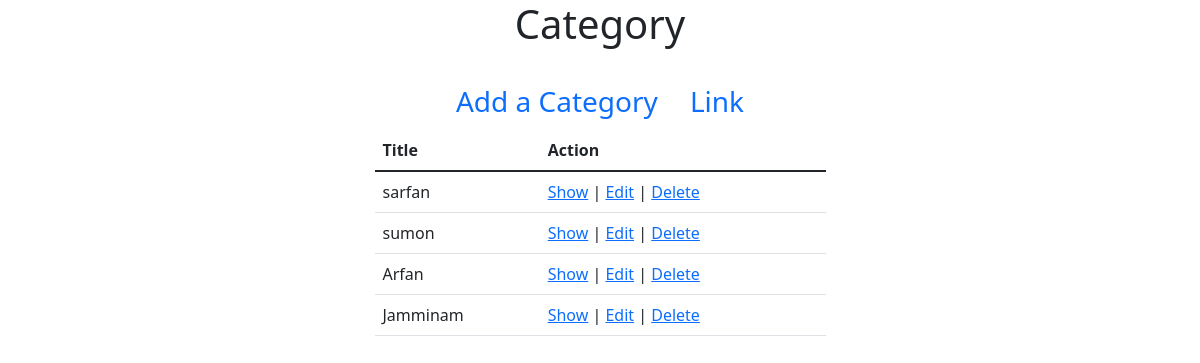
/admin/Categorys/index.php, run on the app's committed database.
### tables this page shows
CREATE TABLE `category` (
  `id` int(11) NOT NULL,
  `name` varchar(255) NOT NULL,
  `link` varchar(255) NOT NULL,
  `created_at` datetime NOT NULL DEFAULT CURRENT_TIMESTAMP,
  `modified_at` datetime NOT NULL DEFAULT CURRENT_TIMESTAMP
);

### src/Category.php (called while the page is built, shortened)
<?php
class Category{
    public $conn = null;
    public function __construct()
    {
        $this->conn = new PDO("mysql:host=localhost;dbname=ecommerce",
            'root', '');
        $this->conn->setAttribute(PDO::ATTR_ERRMODE,
            PDO::ERRMODE_EXCEPTION);
    }
    public function index(){
        $query = "SELECT * FROM `category`";
        $stmt = $this->conn->prepare($query);
        $result = $stmt->execute();
        $categorys = $stmt->fetchAll();
        return $categorys;
    }
}
?>

### admin/Categorys/index.php (the view, shortened to what this page needs)
<?php
$_category = new Category();
$categorys = $_category->index();
?>
<!doctype html>
<html lang="en">
<head>
    <link href="https://cdn.jsdelivr.net/npm/bootstrap@5.1.3/dist/css/bootstrap.min.css" rel="stylesheet">
</head>
<body>
<section>
    <div class="container">
        <div class="row justify-content-center">
            <div class="col-md-5">
                <h1 class="text-center mb-4">Category</h1>
                <ul class="nav justify-content-center fs-3">
                    <li class="nav-item">
                        <a class="nav-link active" aria-current="page" href="create.php">
                            Add a Category
                        </a>
                    </li>
                    <li class="nav-item">
                        <a class="nav-link" href="#">Link</a>
                    </li>
                </ul>
                <table class="table">
                    <thead>
                    <tr>
                        <th scope="col">Title</th>
                        <th scope="col">Action</th>
                    </tr>
                    </thead>
                    <tbody>
                    <?php
                    if (count($categorys) > 0):
                        foreach ($categorys as $category):
                            ?>
                            <tr>
                                <td><?= $category['name']?></td>
                                <td><a href="show.php?id=<?=$category['id'];?>">Show</a>
                                    |
                                    <a href="edit.php?id=<?=$category['id'];?>">Edit</a>
                                    |
                                    <a href="delete.php?id=<?=$category['id'];?>"
                                       onclick="return confirm('Are you sure you want to delete?')">
                                        Delete
                                    </a>
                                </td>
                            </tr>
                        <?php
                        endforeach;
                    endif;
                    ?>
                    </tbody>
                </table>
            </div>
        </div>
    </div>
</section>
</body>
</html>

### data on the page
category: name "sarfan"
category: name "sumon"
category: name "Arfan"
category: name "Jamminam"
